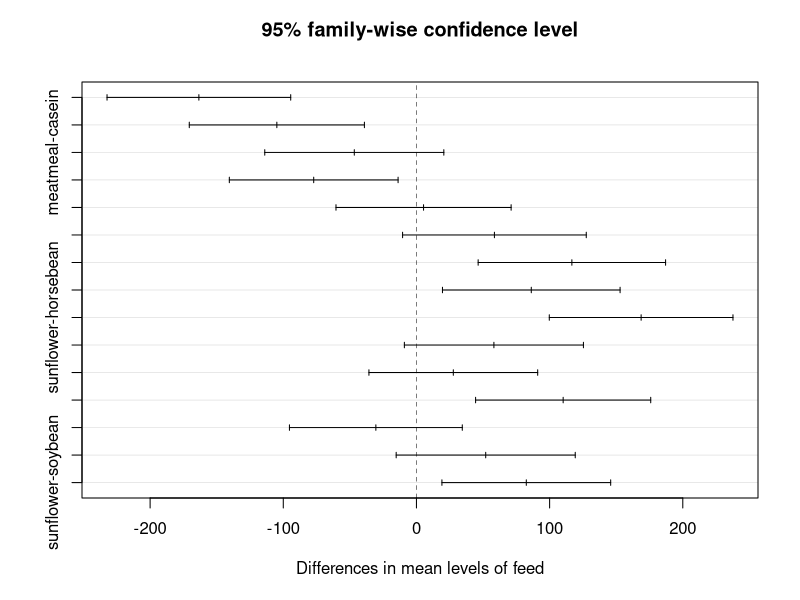
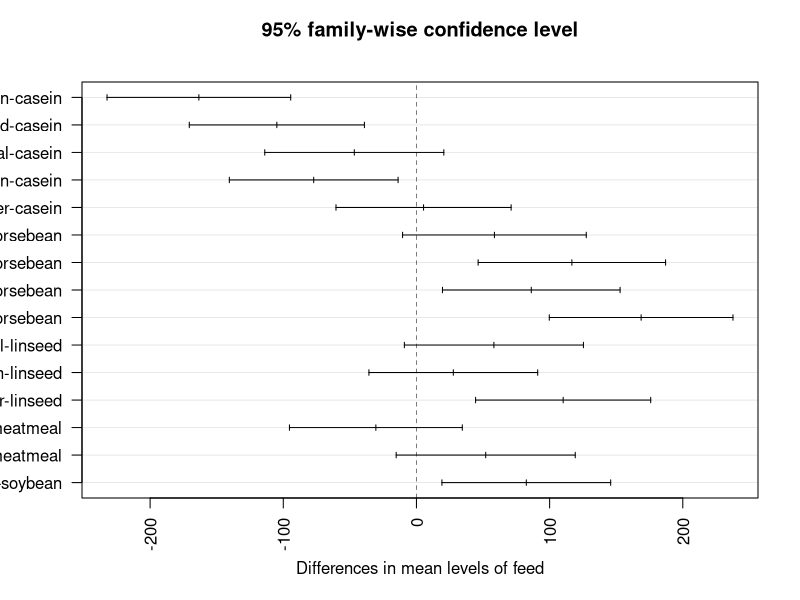
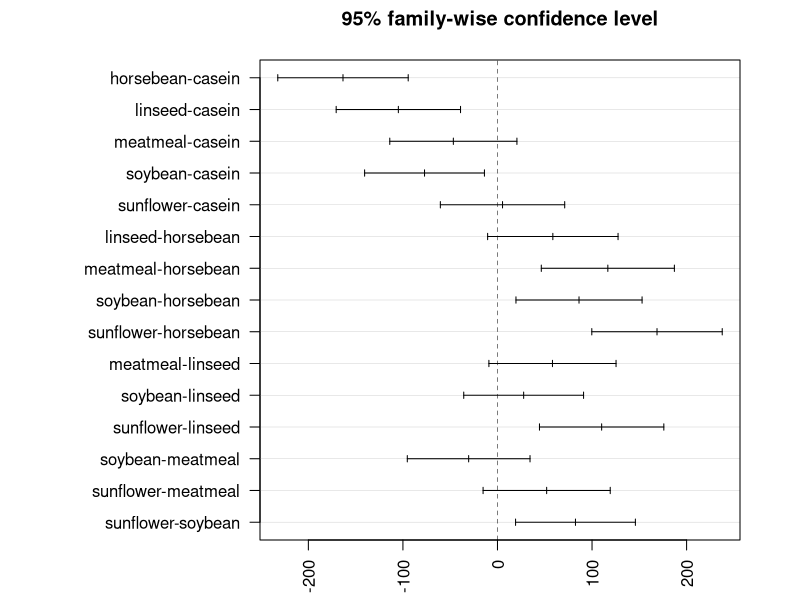
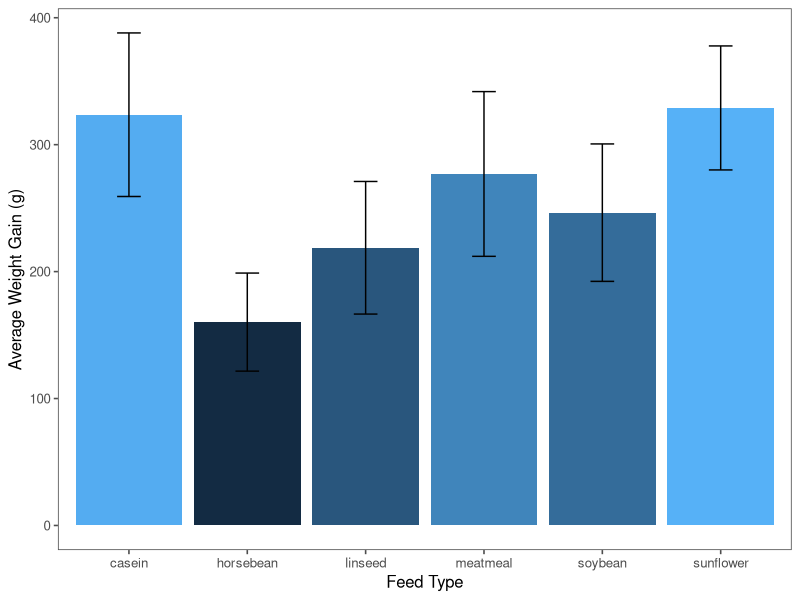
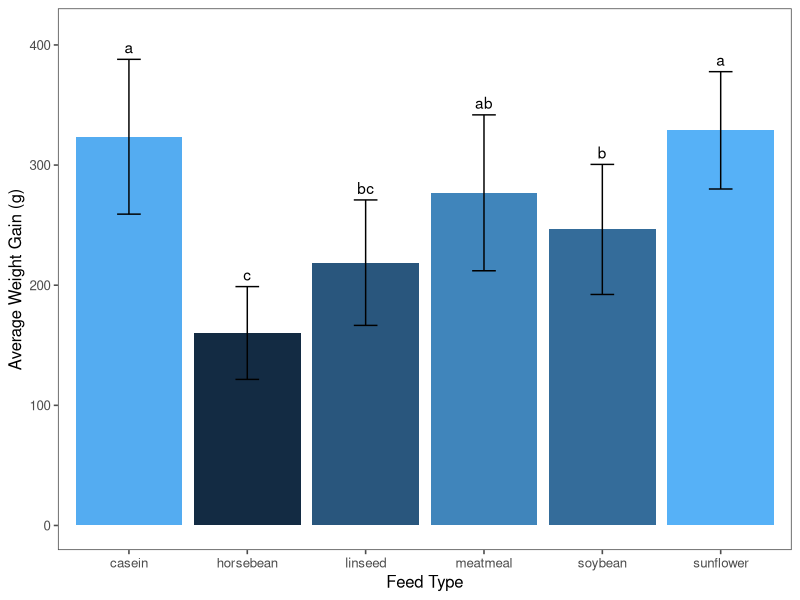

Write the R code that produced these figures, in order.
##Install Required Packages
install.packages("multcompView")
install.packages("ggthemes")
# One way Anova with Lettering

#Load Appropriate Libraries
library(ggplot2)
library(ggthemes)
library(multcompView)
library(dplyr)

# analysis of variance
# anova <- lm(weight ~ feed, data = chickwts)
test <- aov(weight ~ feed, data = chickwts)
test
# Tukey's test
# anova=aov(anova)
testtk <- TukeyHSD(test)
testtk
plot(testtk)
plot(testtk, las=2)
par(mar = c(3,13,3,3))
plot(testtk, las=2)


#tk<-TukeyHSD(aov(anova), "ltype")
dt <-chickwts %>% 
  group_by(feed) %>% 
  summarise(w=mean(weight), sd= sd(weight)) %>% 
  arrange(desc(w))
dt



ggplot(dt, aes(feed,w))+
  geom_bar(stat = "identity", aes(fill=w), show.legend = FALSE)+
  geom_errorbar(aes(ymin = w-sd, ymax = w+sd, width = 0.2)) +
  labs(x= "Feed Type", y = "Average Weight Gain (g)") +
  theme_few()

#compact letter display
cld <- multcompLetters4(test,testtk)
cld
attach(chickwts)
cld  
#table with factors and 3rd quantile
#extracting the compact letter display and adding to the Tk table
cld <- as.data.frame.list(cld$feed)
dt$cld <- cld$Letters
ggplot(dt, aes(feed,w)) +
  geom_bar(stat= "identity", aes(fill = w), show.legend = FALSE)+
  geom_errorbar(aes(ymin= w-sd, ymax=w+sd), width = 0.2) +
  labs(x = "Feed Type" , y = "Average Weight Gain (g)")+
  geom_text(aes(label = cld, y = w +sd), vjust = -0.5)+
  ylim(0,410)+
  theme_few()
